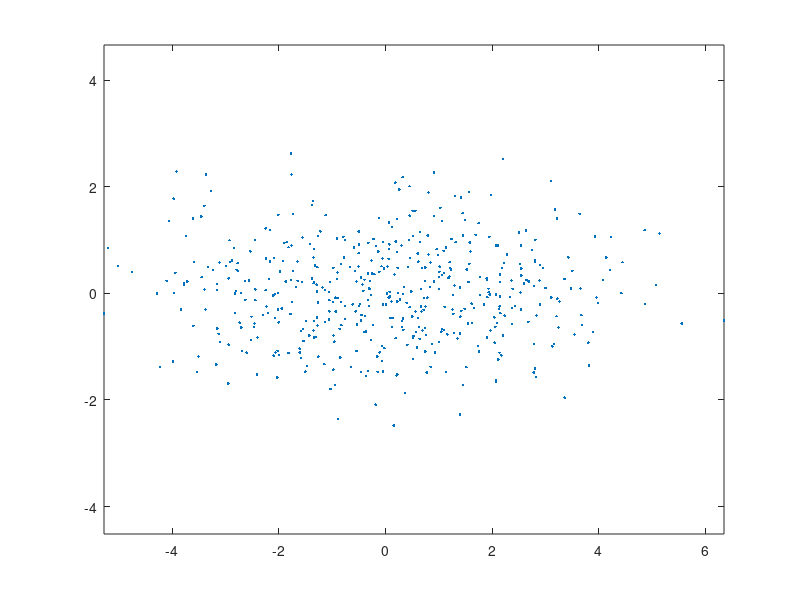

Write MATLAB code to recreate this figure.

% PCA example

y1 = [4 2 3]';
y2 = [-1 1 0]';
y1 = y1 / norm(y1);
y2 = y2 / norm(y2);

n_points = 500;

A = zeros(3,n_points);

for n = 1:n_points
    A(:,n) = randn*2*y1 + randn*y2 + randn(3,1)/4;
end

plot3(A(1,:),A(2,:),A(3,:),'r.');

disp('Hit ENTER to continue');
pause;

k = 2;

[U S V] = svd(A,0);
Uk = U(:,1:k);
Sk = S(1:k,1:k);
Vk = V(:,1:k);
Ak = Uk * Sk * Vk';
hold on;
plot3(Ak(1,:),Ak(2,:),Ak(3,:),'b.');
hold off;

disp('Hit ENTER to continue');
pause;

C = U' * A;
plot(C(1,:),C(2,:),'.')
axis equal;
